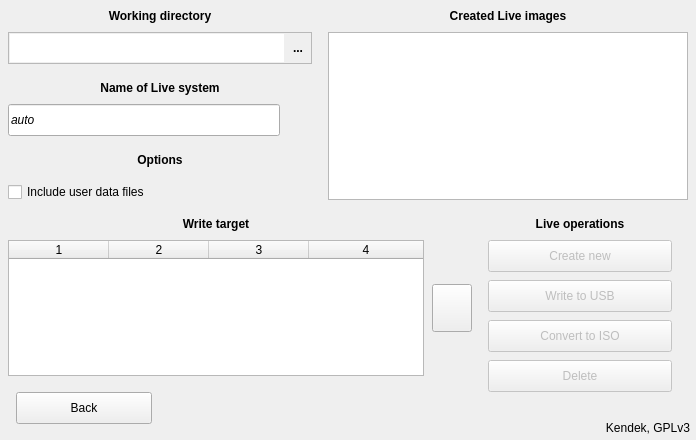
    <widget class="QWidget" name="livecreatepanel" native="true">
     <property name="geometry">
      <rect>
       <x>1</x>
       <y>1784</y>
       <width>696</width>
       <height>440</height>
      </rect>
     </property>
     <property name="autoFillBackground">
      <bool>true</bool>
     </property>
     <widget class="QLabel" name="label_14">
      <property name="geometry">
       <rect>
        <x>0</x>
        <y>0</y>
        <width>320</width>
        <height>32</height>
       </rect>
      </property>
      <property name="font">
       <font>
        <weight>75</weight>
        <bold>true</bold>
       </font>
      </property>
      <property name="text">
       <string>Working directory</string>
      </property>
      <property name="alignment">
       <set>Qt::AlignCenter</set>
      </property>
     </widget>
     <widget class="QLabel" name="label_15">
      <property name="geometry">
       <rect>
        <x>320</x>
        <y>0</y>
        <width>376</width>
        <height>32</height>
       </rect>
      </property>
      <property name="font">
       <font>
        <weight>75</weight>
        <bold>true</bold>
       </font>
      </property>
      <property name="text">
       <string>Created Live images</string>
      </property>
      <property name="alignment">
       <set>Qt::AlignCenter</set>
      </property>
     </widget>
     <widget class="QLabel" name="label_16">
      <property name="geometry">
       <rect>
        <x>0</x>
        <y>72</y>
        <width>320</width>
        <height>32</height>
       </rect>
      </property>
      <property name="font">
       <font>
        <weight>75</weight>
        <bold>true</bold>
       </font>
      </property>
      <property name="text">
       <string>Name of Live system</string>
      </property>
      <property name="alignment">
       <set>Qt::AlignCenter</set>
      </property>
     </widget>
     <widget class="QLabel" name="label_17">
      <property name="geometry">
       <rect>
        <x>0</x>
        <y>144</y>
        <width>320</width>
        <height>32</height>
       </rect>
      </property>
      <property name="font">
       <font>
        <weight>75</weight>
        <bold>true</bold>
       </font>
      </property>
      <property name="text">
       <string>Options</string>
      </property>
      <property name="alignment">
       <set>Qt::AlignCenter</set>
      </property>
     </widget>
     <widget class="QLabel" name="label_18">
      <property name="geometry">
       <rect>
        <x>0</x>
        <y>208</y>
        <width>432</width>
        <height>32</height>
       </rect>
      </property>
      <property name="font">
       <font>
        <weight>75</weight>
        <bold>true</bold>
       </font>
      </property>
      <property name="text">
       <string>Write target</string>
      </property>
      <property name="alignment">
       <set>Qt::AlignCenter</set>
      </property>
     </widget>
     <widget class="QLabel" name="label_19">
      <property name="geometry">
       <rect>
        <x>464</x>
        <y>208</y>
        <width>232</width>
        <height>32</height>
       </rect>
      </property>
      <property name="font">
       <font>
        <weight>75</weight>
        <bold>true</bold>
       </font>
      </property>
      <property name="text">
       <string>Live operations</string>
      </property>
      <property name="alignment">
       <set>Qt::AlignCenter</set>
      </property>
     </widget>
     <widget class="QLineEdit" name="livename">
      <property name="geometry">
       <rect>
        <x>8</x>
        <y>104</y>
        <width>272</width>
        <height>32</height>
       </rect>
      </property>
      <property name="font">
       <font>
        <italic>true</italic>
       </font>
      </property>
      <property name="focusPolicy">
       <enum>Qt::ClickFocus</enum>
      </property>
      <property name="text">
       <string notr="true">auto</string>
      </property>
      <property name="maxLength">
       <number>32</number>
      </property>
     </widget>
     <widget class="QLabel" name="livenamepipe">
      <property name="geometry">
       <rect>
        <x>287</x>
        <y>108</y>
        <width>26</width>
        <height>24</height>
       </rect>
      </property>
      <property name="pixmap">
       <pixmap resource="resedit.qrc">:/pictures/ok.png</pixmap>
      </property>
      <property name="scaledContents">
       <bool>true</bool>
      </property>
      <property name="alignment">
       <set>Qt::AlignCenter</set>
      </property>
     </widget>
     <widget class="QLabel" name="livenameerror">
      <property name="geometry">
       <rect>
        <x>287</x>
        <y>107</y>
        <width>26</width>
        <height>26</height>
       </rect>
      </property>
      <property name="pixmap">
       <pixmap resource="resedit.qrc">:/pictures/error.png</pixmap>
      </property>
      <property name="scaledContents">
       <bool>true</bool>
      </property>
      <property name="alignment">
       <set>Qt::AlignCenter</set>
      </property>
     </widget>
     <widget class="QCheckBox" name="userdatainclude">
      <property name="geometry">
       <rect>
        <x>8</x>
        <y>182</y>
        <width>178</width>
        <height>20</height>
       </rect>
      </property>
      <property name="cursor">
       <cursorShape>PointingHandCursor</cursorShape>
      </property>
      <property name="focusPolicy">
       <enum>Qt::NoFocus</enum>
      </property>
      <property name="text">
       <string>Include user data files</string>
      </property>
     </widget>
     <widget class="QPushButton" name="livecreateback">
      <property name="geometry">
       <rect>
        <x>16</x>
        <y>392</y>
        <width>136</width>
        <height>32</height>
       </rect>
      </property>
      <property name="cursor">
       <cursorShape>PointingHandCursor</cursorShape>
      </property>
      <property name="text">
       <string>Back</string>
      </property>
      <property name="icon">
       <iconset resource="resedit.qrc">
        <normaloff>:/pictures/back.png</normaloff>:/pictures/back.png</iconset>
      </property>
      <property name="iconSize">
       <size>
        <width>13</width>
        <height>13</height>
       </size>
      </property>
     </widget>
     <widget class="QLabel" name="label_20">
      <property name="geometry">
       <rect>
        <x>390</x>
        <y>416</y>
        <width>300</width>
        <height>24</height>
       </rect>
      </property>
      <property name="text">
       <string notr="true">Kendek, GPLv3</string>
      </property>
      <property name="alignment">
       <set>Qt::AlignRight|Qt::AlignTrailing|Qt::AlignVCenter</set>
      </property>
     </widget>
     <widget class="QPushButton" name="livedevicesupdate">
      <property name="geometry">
       <rect>
        <x>432</x>
        <y>284</y>
        <width>40</width>
        <height>48</height>
       </rect>
      </property>
      <property name="cursor">
       <cursorShape>PointingHandCursor</cursorShape>
      </property>
      <property name="focusPolicy">
       <enum>Qt::NoFocus</enum>
      </property>
      <property name="toolTip">
       <string>Redetect devices</string>
      </property>
      <property name="icon">
       <iconset resource="resedit.qrc">
        <normaloff>:/pictures/update.png</normaloff>:/pictures/update.png</iconset>
      </property>
      <property name="iconSize">
       <size>
        <width>23</width>
        <height>23</height>
       </size>
      </property>
     </widget>
     <widget class="QPushButton" name="livedelete">
      <property name="enabled">
       <bool>false</bool>
      </property>
      <property name="geometry">
       <rect>
        <x>488</x>
        <y>360</y>
        <width>184</width>
        <height>32</height>
       </rect>
      </property>
      <property name="cursor">
       <cursorShape>PointingHandCursor</cursorShape>
      </property>
      <property name="focusPolicy">
       <enum>Qt::ClickFocus</enum>
      </property>
      <property name="text">
       <string>Delete</string>
      </property>
     </widget>
     <widget class="QPushButton" name="livewritestart">
      <property name="enabled">
       <bool>false</bool>
      </property>
      <property name="geometry">
       <rect>
        <x>488</x>
        <y>280</y>
        <width>184</width>
        <height>32</height>
       </rect>
      </property>
      <property name="cursor">
       <cursorShape>PointingHandCursor</cursorShape>
      </property>
      <property name="focusPolicy">
       <enum>Qt::ClickFocus</enum>
      </property>
      <property name="text">
       <string>Write to USB</string>
      </property>
     </widget>
     <widget class="QPushButton" name="liveconvert">
      <property name="enabled">
       <bool>false</bool>
      </property>
      <property name="geometry">
       <rect>
        <x>488</x>
        <y>320</y>
        <width>184</width>
        <height>32</height>
       </rect>
      </property>
      <property name="cursor">
       <cursorShape>PointingHandCursor</cursorShape>
      </property>
      <property name="focusPolicy">
       <enum>Qt::ClickFocus</enum>
      </property>
      <property name="text">
       <string>Convert to ISO</string>
      </property>
     </widget>
     <widget class="QPushButton" name="livecreatenew">
      <property name="enabled">
       <bool>false</bool>
      </property>
      <property name="geometry">
       <rect>
        <x>488</x>
        <y>240</y>
        <width>184</width>
        <height>32</height>
       </rect>
      </property>
      <property name="cursor">
       <cursorShape>PointingHandCursor</cursorShape>
      </property>
      <property name="focusPolicy">
       <enum>Qt::ClickFocus</enum>
      </property>
      <property name="text">
       <string>Create new</string>
      </property>
     </widget>
     <widget class="QFrame" name="liveworkdirarea">
      <property name="geometry">
       <rect>
        <x>8</x>
        <y>32</y>
        <width>304</width>
        <height>32</height>
       </rect>
      </property>
      <property name="autoFillBackground">
       <bool>true</bool>
      </property>
      <property name="frameShape">
       <enum>QFrame::StyledPanel</enum>
      </property>
      <property name="frameShadow">
       <enum>QFrame::Sunken</enum>
      </property>
      <widget class="QLineEdit" name="liveworkdir">
       <property name="geometry">
        <rect>
         <x>2</x>
         <y>2</y>
         <width>274</width>
         <height>28</height>
        </rect>
       </property>
       <property name="cursor">
        <cursorShape>ArrowCursor</cursorShape>
       </property>
       <property name="focusPolicy">
        <enum>Qt::NoFocus</enum>
       </property>
       <property name="frame">
        <bool>false</bool>
       </property>
       <property name="readOnly">
        <bool>true</bool>
       </property>
      </widget>
      <widget class="QToolButton" name="liveworkdirbutton">
       <property name="geometry">
        <rect>
         <x>278</x>
         <y>2</y>
         <width>24</width>
         <height>28</height>
        </rect>
       </property>
       <property name="font">
        <font>
         <weight>75</weight>
         <bold>true</bold>
        </font>
       </property>
       <property name="cursor">
        <cursorShape>PointingHandCursor</cursorShape>
       </property>
       <property name="focusPolicy">
        <enum>Qt::NoFocus</enum>
       </property>
       <property name="text">
        <string notr="true">...</string>
       </property>
       <property name="autoRaise">
        <bool>true</bool>
       </property>
      </widget>
     </widget>
     <widget class="QTableWidget" name="livedevices">
      <property name="geometry">
       <rect>
        <x>8</x>
        <y>240</y>
        <width>416</width>
        <height>136</height>
       </rect>
      </property>
      <property name="focusPolicy">
       <enum>Qt::ClickFocus</enum>
      </property>
      <property name="editTriggers">
       <set>QAbstractItemView::NoEditTriggers</set>
      </property>
      <property name="tabKeyNavigation">
       <bool>false</bool>
      </property>
      <property name="showDropIndicator" stdset="0">
       <bool>false</bool>
      </property>
      <property name="dragDropOverwriteMode">
       <bool>false</bool>
      </property>
      <property name="selectionMode">
       <enum>QAbstractItemView::SingleSelection</enum>
      </property>
      <property name="selectionBehavior">
       <enum>QAbstractItemView::SelectRows</enum>
      </property>
      <property name="showGrid">
       <bool>false</bool>
      </property>
      <property name="wordWrap">
       <bool>false</bool>
      </property>
      <property name="cornerButtonEnabled">
       <bool>false</bool>
      </property>
      <property name="columnCount">
       <number>4</number>
      </property>
      <attribute name="horizontalHeaderHighlightSections">
       <bool>false</bool>
      </attribute>
      <attribute name="horizontalHeaderMinimumSectionSize">
       <number>10</number>
      </attribute>
      <attribute name="horizontalHeaderShowSortIndicator" stdset="0">
       <bool>false</bool>
      </attribute>
      <attribute name="horizontalHeaderStretchLastSection">
       <bool>true</bool>
      </attribute>
      <attribute name="verticalHeaderVisible">
       <bool>false</bool>
      </attribute>
      <attribute name="verticalHeaderDefaultSectionSize">
       <number>20</number>
      </attribute>
      <attribute name="verticalHeaderHighlightSections">
       <bool>false</bool>
      </attribute>
      <attribute name="verticalHeaderMinimumSectionSize">
       <number>20</number>
      </attribute>
      <column/>
      <column/>
      <column/>
      <column/>
     </widget>
     <widget class="QListWidget" name="livelist">
      <property name="geometry">
       <rect>
        <x>328</x>
        <y>32</y>
        <width>360</width>
        <height>168</height>
       </rect>
      </property>
      <property name="focusPolicy">
       <enum>Qt::ClickFocus</enum>
      </property>
      <property name="editTriggers">
       <set>QAbstractItemView::NoEditTriggers</set>
      </property>
      <property name="showDropIndicator" stdset="0">
       <bool>false</bool>
      </property>
      <property name="selectionBehavior">
       <enum>QAbstractItemView::SelectRows</enum>
      </property>
      <property name="sortingEnabled">
       <bool>true</bool>
      </property>
     </widget>
     <widget class="QWidget" name="livecreatecover" native="true">
      <property name="geometry">
       <rect>
        <x>5</x>
        <y>5</y>
        <width>686</width>
        <height>430</height>
       </rect>
      </property>
     </widget>
     <zorder>livenameerror</zorder>
     <zorder>livenamepipe</zorder>
     <zorder>liveworkdirarea</zorder>
     <zorder>label_14</zorder>
     <zorder>label_15</zorder>
     <zorder>label_16</zorder>
     <zorder>label_17</zorder>
     <zorder>label_18</zorder>
     <zorder>label_19</zorder>
     <zorder>livename</zorder>
     <zorder>userdatainclude</zorder>
     <zorder>livecreateback</zorder>
     <zorder>label_20</zorder>
     <zorder>livedevicesupdate</zorder>
     <zorder>livedelete</zorder>
     <zorder>livewritestart</zorder>
     <zorder>liveconvert</zorder>
     <zorder>livecreatenew</zorder>
     <zorder>livedevices</zorder>
     <zorder>livelist</zorder>
     <zorder>livecreatecover</zorder>
    </widget>
